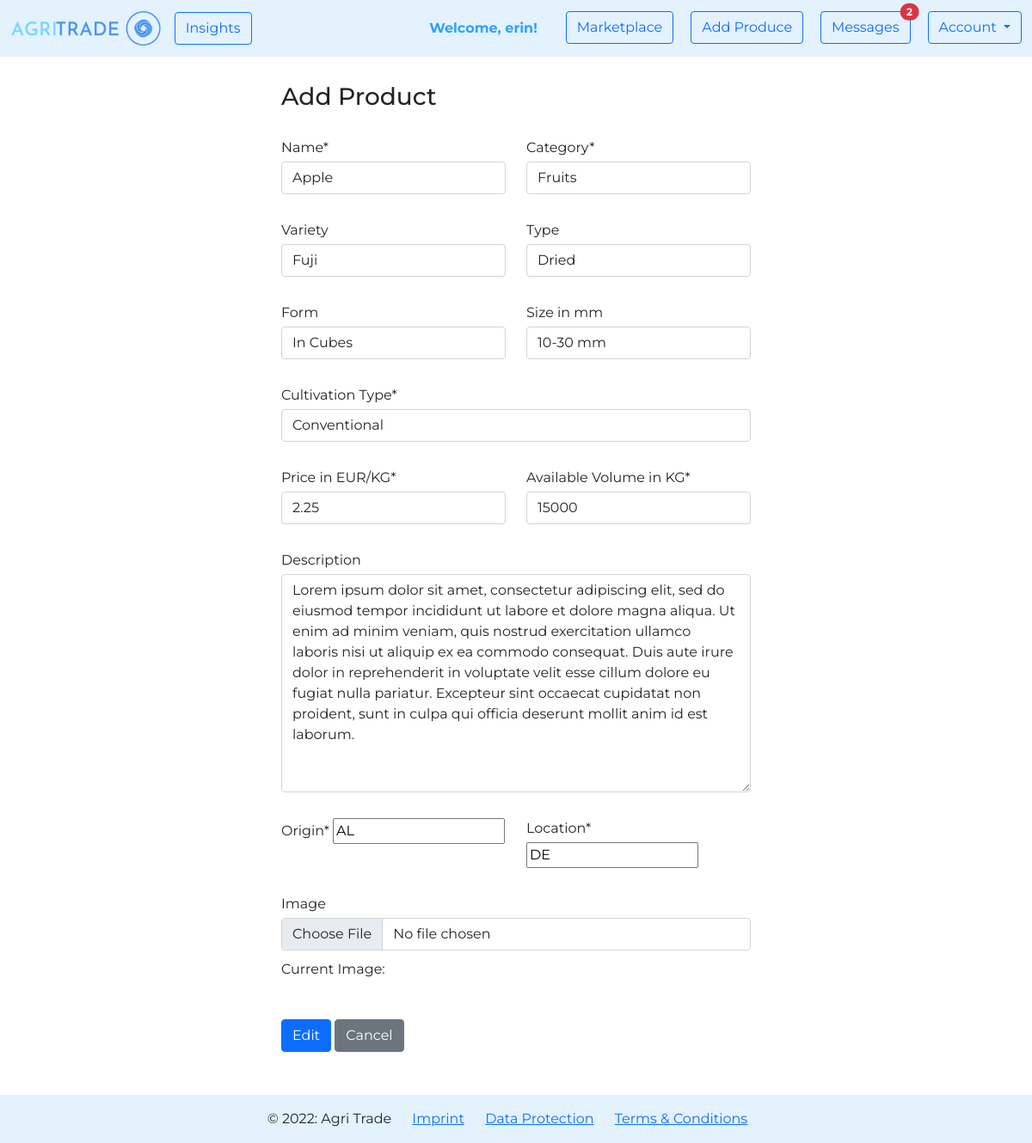
/marketplace/product-edit/10 (signed in), run on the app's committed database.
### agri_trade/marketplace/models.py (models this page shows, shortened)
class Product(models.Model):
    PRODUCT_CATEGORY = [
        ('Cereals', 'Cereals'),
        ('Pulses', 'Pulses'),
        ('Nuts', 'Nuts'),
        ('Oilseeds', 'Oilseeds'),
        ('Sugar and starch', 'Sugar and starch'),
        ('Fiber Crops', 'Fiber Crops'),
        ('Beverages', 'Beverages'),
        ('Narcotics', 'Narcotics'),
        ('Spices', 'Spices'),
        ('Forages', 'Forages'),
        ('Vegetables', 'Vegetables'),
        ('Fruits', 'Fruits'),
    ]
    PRODUCT_TYPE_MAX_LEN = max([len(product_type[1]) for product_type in PRODUCT_CATEGORY])
    CULTIVATION_TYPES = [
        ('Organic', 'Organic'),
        ('Conventional', 'Conventional'),
        ('In Conversion', 'In Conversion'),
    ]
    CULTIVATION_TYPE_MAX_LEN = max([len(cultivation_type[1]) for cultivation_type in CULTIVATION_TYPES])
    NAME_MAX_LEN = 20
    VARIETY_MAX_LEN = 25
    TYPE_MAX_LEN = 25
    FORM_MAX_LEN = 25
    SIZE_MAX_LEN = 25
    AVAILABLE_VOLUME_MIN_VALUE = 0
    AVAILABLE_VOLUME_MAX_VALUE = 1000000
    PRICE_MIN_VALUE = 0
    DESCRIPTION_MAX_LEN = 1500
    owner = models.ForeignKey(
        UserModel,
        on_delete=CASCADE)
    name = models.CharField(
        max_length=NAME_MAX_LEN,
    )
    category = models.CharField(
        max_length=PRODUCT_TYPE_MAX_LEN,
        choices=PRODUCT_CATEGORY,
    )
    variety = models.CharField(
        max_length=VARIETY_MAX_LEN,
        blank=True,
        null=True,
    )
    type = models.CharField(
        max_length=TYPE_MAX_LEN,
        blank=True,
        null=True,
    )
    form = models.CharField(
        max_length=FORM_MAX_LEN,
        blank=True,
        null=True,
    )
    size = models.CharField(
        max_length=SIZE_MAX_LEN,
        blank=True,
        null=True,
    )
    cultivation_type = models.CharField(
        max_length=CULTIVATION_TYPE_MAX_LEN,
        choices=CULTIVATION_TYPES,
    )
    available_volume = models.IntegerField(
        validators=[
            MinValueValidator(AVAILABLE_VOLUME_MIN_VALUE),
            MaxValueValidator(AVAILABLE_VOLUME_MAX_VALUE),
        ]
    )
    price = models.FloatField(
        validators=[
            MinValueValidator(PRICE_MIN_VALUE),
        ]
    )
    description = models.TextField(
        max_length=DESCRIPTION_MAX_LEN,
        blank=True,
        null=True,
    )
    origin = CountryField(
    )
    location = CountryField(
    )
    image = models.ImageField(
        null=True,
        blank=True,
        upload_to='produces',
        validators=(
            file_size,
        )
    )
    created_on = models.DateTimeField(
        auto_now_add=True
    )
    edited_on = models.DateTimeField(
        auto_now=True
    )

### agri_trade/marketplace/views.py (the view)
# urls.py: path('product-edit/<int:pk>', views.edit_product, name='edit product'),
@login_required
def edit_product(request, pk):
    product = get_object_or_404(Product, pk=pk)
    if request.user != product.owner:
        return redirect('marketplace:marketplace')
    if request.method == 'POST':
        form = EditProductForm(request.POST, request.FILES, instance=product)
        if form.is_valid():
            form.save()
            messages.success(request, 'Your product details were updates successfully!')
            return redirect('marketplace:marketplace')
        else:
            messages.error(request, 'Something went wrong! Please fix the form below.')
    else:
        form = EditProductForm(instance=product)
    context = {
        'product': product,
        'form': form,
    }
    return render(request, 'marketplace/edit_product.html', context)

### agri_trade/marketplace/templates/marketplace/edit_product.html (shortened to what this page needs)
{% extends 'web/base.html' %}
{% block content %}
    <div class="container" style="margin-top: 30px; margin-bottom: 50px">
        <div class="row justify-content-md-center">
            <div class="col-md-6">
                <h3>Add Product</h3>
                <form method="post" action="{% url 'marketplace:edit product' product.id %}"
                      enctype="multipart/form-data">
                    <div class="row" style="margin-top: 30px">
                        <div class="col">
                            <label class="mb-1" {% if form.name.errors %}style="color: red"{% endif %}>Name*</label>
                            {{ form.name }}
                        </div>
                        <div class="col">
                            <label class="mb-1" {% if form.category.errors %}style="color: red"{% endif %}>Category*</label>
                            {{ form.category }}
                        </div>
                    </div>
                    <div class="row" style="margin-top: 30px">
                        <div class="col">
                            <label class="mb-1" {% if form.variety.errors %}style="color: red"{% endif %}>Variety</label>
                            {{ form.variety }}
                        </div>
                        <div class="col">
                            <label class="mb-1" {% if form.type.errors %}style="color: red"{% endif %}>Type</label>
                            {{ form.type }}
                        </div>
                    </div>
                    <div class="row" style="margin-top: 30px">
                        <div class="col">
                            <label class="mb-1" {% if form.form.errors %}style="color: red"{% endif %}>Form</label>
                            {{ form.form }}
                        </div>
                        <div class="col">
                            <label class="mb-1" {% if form.size.errors %}style="color: red"{% endif %}>Size in mm</label>
                            {{ form.size }}
                        </div>
                    </div>
                    <div class="row" style="margin-top: 30px">
                        <div class="col">
                            <label class="mb-1" {% if form.cultivation_type.errors %}style="color: red"{% endif %}>Cultivation Type*</label>
                            {{ form.cultivation_type }}
                        </div>
                    </div>
                    <div class="row" style="margin-top: 30px">
                        <div class="col">
                            <label class="mb-1" {% if form.price.errors %}style="color: red"{% endif %}>Price in EUR/KG*</label>
                            {{ form.price }}
                        </div>
                        <div class="col">
                            <label class="mb-1" {% if form.available_volume.errors %}style="color: red"{% endif %}>Available Volume in KG*</label>
                            {{ form.available_volume }}
                        </div>
                    </div>
                    <div class="row" style="margin-top: 30px">
                        <div class="col">
                            <label class="mb-1" {% if form.description.errors %}style="color: red"{% endif %}>Description</label>
                            {{ form.description }}
                        </div>
                    </div>
                    <div class="row" style="margin-top: 30px">
                        <div class="col">
                            <label class="mb-1" {% if form.origin.errors %}style="color: red"{% endif %}>Origin*</label>
                            {{ form.origin }}
                        </div>
                        <div class="col">
                            <label class="mb-1" {% if form.location.errors %}style="color: red"{% endif %}>Location*</label>
                            {{ form.location }}
                        </div>
                    </div>
                    <div class="row" style="margin-top: 30px">
                        <div class="col">
                            <label class="mb-1" {% if form.image.errors %}style="color: red"{% endif %}>Image</label>
                            {{ form.image }}
                            <p style="margin-top: 10px">Current Image: {{ product.image }}</p>
                        </div>
                    </div>
                    <button type="submit" style="margin-top: 30px" class="btn btn-primary">Edit</button>
                    <a class="btn btn-secondary" style="margin-top: 30px" href="{% url 'marketplace:marketplace' %}"
                       role="button">Cancel</a>
                </form>
            </div>
        </div>
    </div>
{% endblock %}

### agri_trade/web/templates/web/navigation.html (shortened to what this page needs)
{% load static %}
<nav class="navbar navbar-expand-lg navbar-light" style="background-color: #e3f2fd;">
    <div class="container-fluid">
        <a class="navbar-brand" href="{% url 'web:homepage' %}">
            <img src="{% static 'img/logo.png' %}" alt="logo" style="height: 40px">
        </a>
        <ul class="navbar-nav">
            <li class="nav-item">
                <a class="btn btn-outline-primary" href="{% url 'posts:show posts' %}">Insights</a>
            </li>
        </ul>
        <div class="collapse navbar-collapse" id="navbarNavDropdown">
            <ul class="navbar-nav ms-auto">
                {% if request.user.is_authenticated %}
                    <li class="nav-item" style="margin-right: 25px">
                        <b><a class="nav-link disabled" href="#"
                              style="color: #2fa1fd">Welcome, {{ request.user.username }}!</a></b>
                    </li>
                    <li class="nav-item" style="padding-right: 20px">
                        <a class="btn btn-outline-primary" href="{% url 'marketplace:marketplace' %}">Marketplace</a>
                    </li>
                    <li class="nav-item" style="padding-right: 20px">
                        <a class="btn btn-outline-primary" href="{% url 'marketplace:add product' %}">Add Produce</a>
                    </li>
                    <li class="nav-item" style="padding-right: 20px">
                        <button type="button" class="btn btn-outline-primary position-relative"
                                onclick="location.href = '{% url 'user_messages:messages' %}';">
                            Messages
                            {% if request.unread_messages_count > 0 %}
                                <span class="position-absolute top-0 start-100 translate-middle badge rounded-pill bg-danger">
                                {{ request.unread_messages_count }}
                            </span>
                            {% endif %}
                        </button>
                    </li>
                    <div class="dropdown">
                        <button class="btn btn-outline-primary dropdown-toggle" type="button" id="dropdownMenuButton1"
                                data-bs-toggle="dropdown" aria-expanded="false">
                            Account
                        </button>
                    </div>
                {% endif %}
            </ul>
        </div>
    </div>
</nav>

### static/css/style.css (style rules this page uses)
body { font-family: 'Montserrat', sans-serif !important; }

### data on the page
Product: name "Apple", category "Fruits", variety "Fuji", type "Dried", form "In Cubes", size "10-30 mm", cultivation_type "Conventional", price "2.25", available_volume "15000", description "Lorem ipsum dolor sit amet, consectetur adipiscing elit, sed do eiusmod tempor incididunt ut labore et dolore magna aliqua. Ut enim ad minim veniam, quis nostrud exercitation ullamco laboris nisi ut aliquip ex ea commodo consequat. Duis aute irure dolor in reprehenderit in voluptate velit esse cillum dolore eu fugiat nulla pariatur. Excepteur sint occaecat cupidatat non proident, sunt in culpa qui officia deserunt mollit anim id est laborum.", origin "AL", location "DE"

### other printed values
{{ request.user.username }} "erin"
{{ request.unread_messages_count }} "2"
